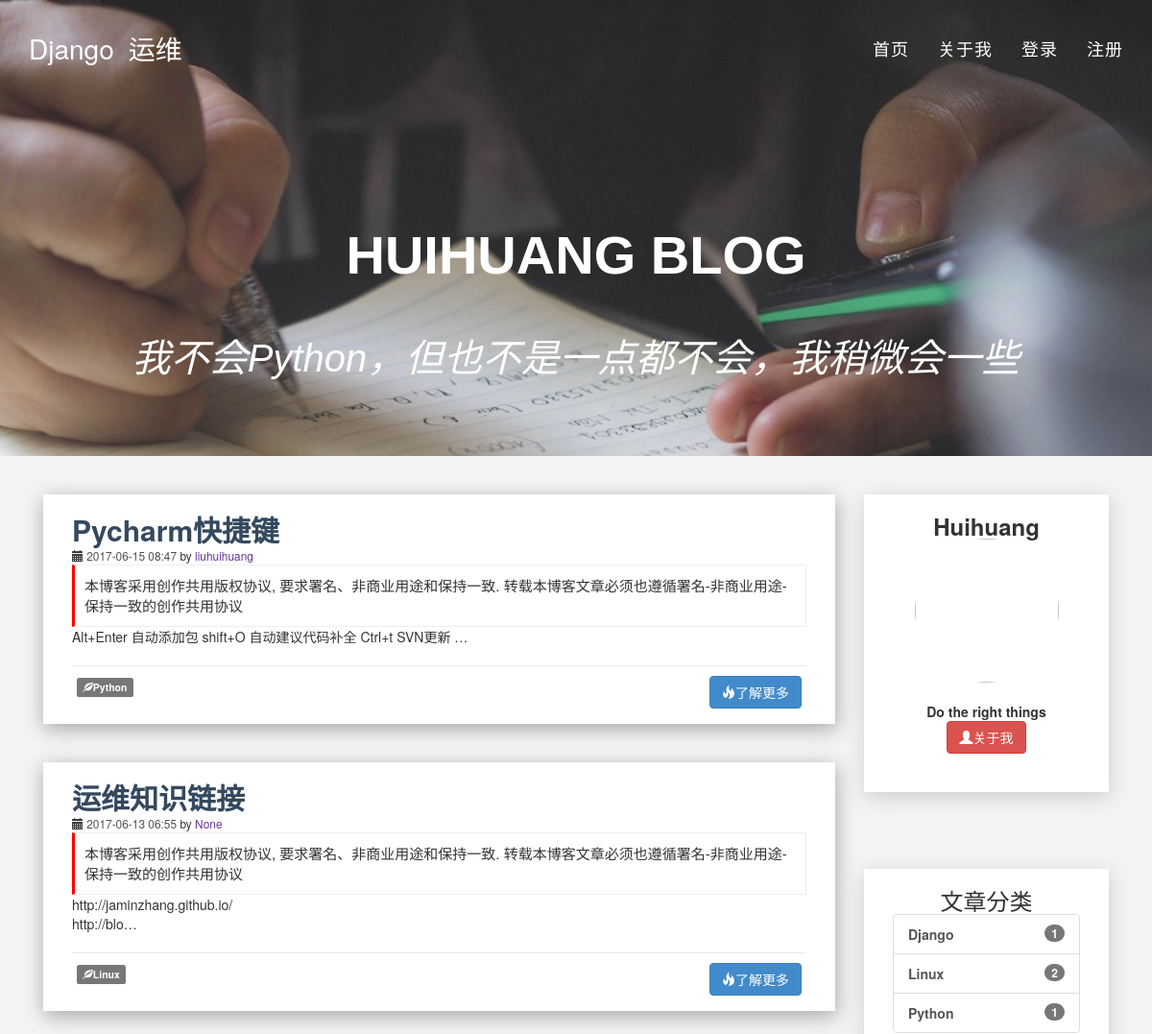
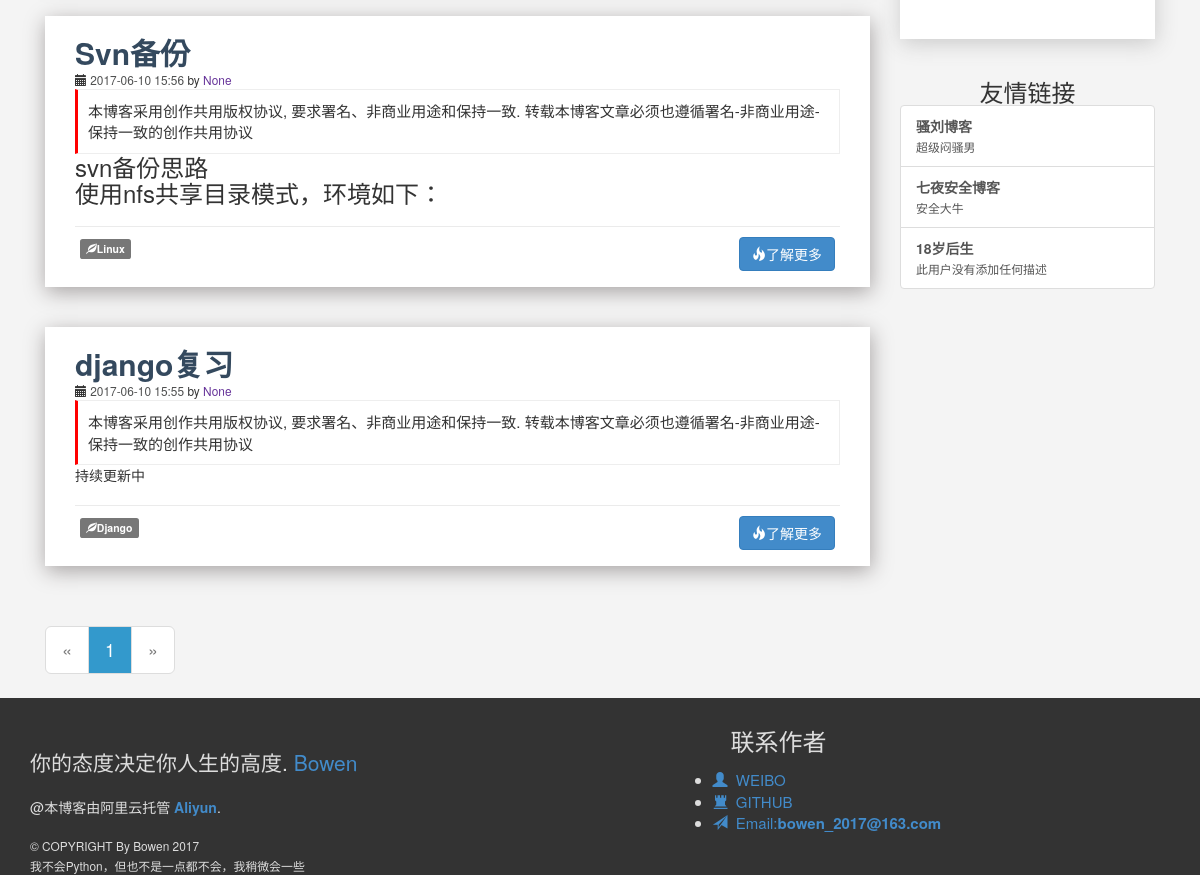
The page / on the database its author committed (2 pictures, top to bottom).
### firstapp/models.py (models this page shows, shortened)
class Article(models.Model):
    title = models.CharField(null=True,blank=True,max_length=500)
    comment = models.TextField(null=True)
    author = models.ForeignKey("UserProfile",verbose_name="作者",null=True,blank=True)
    abstract = models.TextField(null=True)
    body = models.TextField(null=True)
    create_time = models.DateTimeField(blank=True,default=datetime.datetime.now)
    category = models.ForeignKey('Category',verbose_name='Tag',null=True,blank=True,)
    VOTE_CHOICES = (
        ('Draft', 'Draft'),
        ('Complete', 'Complete'),
    )
    Status = models.CharField(choices=VOTE_CHOICES, max_length=10)

class UserProfile(models.Model):
    user = models.OneToOneField
    name = models.CharField(max_length=32)
    def __str__(self):
        return self.name

class Category(models.Model):
    name = models.CharField(max_length=20)
    create_time = models.DateTimeField(blank=True, default=datetime.datetime.now)
    def __str__(self):
        return self.name

class Link(models.Model):
    name = models.CharField(max_length=32, unique=True)
    url = models.URLField(unique=True)
    description = models.CharField(max_length=255, default='此用户没有添加任何描述')
    add_time = models.DateTimeField(blank=True,default=datetime.datetime.now)

### firstapp/views.py (the view)
# urls.py: url(r'^$', index, name='index'),
def index(request):
    queruset = request.GET.get('tag')
    if queruset:
        article_list = Article.objects.filter(category__name__contains=queruset, Status='Complete').order_by('-id')
    else:
        article_list = Article.objects.order_by('-id').filter(Status='Complete')
    page_robot = Paginator(article_list, 5)
    page_num = request.GET.get('page')
    try:
        article_list = page_robot.page(page_num)
    except EmptyPage:
        article_list = page_robot.page(page_robot.num_pages)
    except PageNotAnInteger:
        article_list = page_robot.page(1)
    category_list = Category.objects.all().annotate(
        num_articles=Count('article')).filter(num_articles__gt=0)
    links_list = Link.objects.all()
    context = dict()
    context['article_list'] = article_list
    context['category_list'] = category_list
    context['links_list'] = links_list
    return render(request, 'index.html', context)

### firstapp/templatetags/custom_markdown.py (called while the page is built)
@register.filter(is_safe=True)  # 注册template filter
@stringfilter  # 希望字符串作为参数
def custom_markdown(value):
    return mark_safe(markdown.markdown(value,extensions =
    ['markdown.extensions.fenced_code', 'markdown.extensions.codehilite'],
                                    safe_mode=True,
                                    enable_attributes=False))

### firstapp/templates/index.html (shortened to what this page needs)
{% extends "base.html" %}
{% load custom_markdown %}
{% block body %}
		<div class="container">
			<div class="col-md-9">
				{% for article  in article_list  %}
							<article class="article" >
								<a  href="{% url 'detail' article.id %}" class="h2" style="color:#34495E"><strong>{{ article.title }}</strong></a>
								<p><small><span class="glyphicon glyphicon-calendar" aria-hidden="true"></span><span style="color:#4f5050;"> {{ article.create_time|date:"Y-m-d H:i" }}</span>&nbsp;by<span style="color:rebeccapurple;"> {{ article.author }}</span></small>
								</p>
								<div class="post-alert">本博客采用创作共用版权协议, 要求署名、非商业用途和保持一致. 转载本博客文章必须也遵循署名-非商业用途-保持一致的创作共用协议</div>
								<p>
										{{ article.body|custom_markdown|safe|truncatechars:50}}
								</p>
								<div style="border-top:1px solid #EBEBEB;padding:10px 5px;margin-top:20px;">
									<p>
                                        <a href="?tag={{ article.category }}"><span class="label label-default text-left"><span class="glyphicon glyphicon-leaf" aria-hidden="true"></span>{{article.category}}</span></a>
										<a href="{% url 'detail' article.id %}" style="float:right"><button class="btn btn-primary btn-wide text-right"><span class="glyphicon glyphicon-fire
											glyphicon " ></span>了解更多</button></a>
                                    </p>
								</div>
							</article>
				{% endfor %}
						<nav>
							<ul class="pagination pagination-lg">
										{% if article_list.has_previous %}
		                <li ><a href="?page={{ article_list.previous_page_number }}">&laquo;</a></li>
				            {% else %}
										<li  class="previous disabled"><a>&laquo;</a></li>
				            {% endif %}
				            {% for page_number in article_list.paginator.page_range %}
				                {% ifequal page_number  article_list.number %}
												<li ><a href="?page={{ page_number }}" style="background-color:#3399CC; color:white">
														{{ page_number }}
												</a></li>
				                {% else %}
												<li><a href="?page={{ page_number }}">
														{{ page_number }}
												</a></li>
				                {% endifequal %}
				            {% endfor %}
				            {% if  article_list.has_next %}
										<li><a href="?page={{ article_list.next_page_number }}">
										&raquo;</a></li>
				            {% else %}
										<li  class="previous disabled"><a >
										&raquo;</a></li>
				            {% endif %}
							</ul>
				</nav>
			</div>
			<div class="col-md-3" id=profile>
					<div class="category">
						<h3 style="text-align:center;"><strong>Huihuang</strong></h3>
						<div class="list-group">
							<div align="center">
								<img src="http://img2.3lian.com/2014/c6/42/d/44.jpg" style="height:150px;width:150px;border-radius:130px;text-align:center" align="center">
							</div>
							<br>
							<p style="text-align:center;">
								<strong>Do the right things</strong>
							</p>
							<p style="text-align:center">
								<a href="{% url 'about' %}"><button class="btn btn-danger btn-wide"><span class="glyphicon glyphicon-user"></span>关于我</button></a>
							</p>
						</div>
					</div>
			</div>
			<div class="col-md-3">
					<div class="category">
						<h3 style="text-align:center;">文章分类</h3>
						<div class="list-group">
							{% for tag in category_list %}
									<a href="?tag={{ tag.name }}" class="list-group-item"><span class="badge">{{ tag.num_articles }}</span><strong>{{ tag.name }}</strong></a>
							{% endfor %}
						</div>
					</div>
			</div>
          <div class="col-md-3">
					<div class="link">
						<h3 style="text-align:center;">友情链接</h3>
						<div class="list-group">
							{% for link in links_list %}
                                <a href="{{ link.url }}" class="list-group-item"><strong>{{ link.name }}</strong><br><small>{{ link.description }}</small></a>
							{% endfor %}
						</div>
					</div>
          </div>
	</div>
	{% endblock %}

### firstapp/templates/base.html (shortened to what this page needs)
{% load staticfiles %}
<!DOCTYPE html>
<html>
  <head>
    <link rel="stylesheet" href={% static "css/bootstrap.css" %}>
    <link rel="stylesheet" href={% static "css/font-bowen.css" %}>
    <link rel="stylesheet" href={% static "css/style.css" %}>
    <link rel="stylesheet" href={% static "css/code.css" %}>
      <link rel="stylesheet" href={% static "css/common_form.css" %}>
	<link href={% static "css/owl.carousel.css" %} rel="stylesheet">
	<link href={% static "css/owl.theme.default.min.css" %}  rel="stylesheet">
	<link href={% static "css/new.css" %} rel="stylesheet">
  </head>
  <body>
    <nav class="navbar navbar-default navbar-fixed-top">
			<div class="container">
				<div class="navbar-header page-scroll">
					<a class="navbar-brand page-scroll" href="/">Django</a>
                    <a class="navbar-brand page-scroll" href="/">运维</a>
				</div>
				<div class="collapse navbar-collapse" id="bs-example-navbar-collapse-1">
					<ul class="nav navbar-nav navbar-right">
						<li>
							<a class="page-scroll" href="/">首页</a>
						</li>
						<li>
							<a class="page-scroll" href="{% url 'about' %}">关于我</a>
						</li>
                        <li>
							<a class="page-scroll" href="{% url 'acc_login' %}">登录</a>
						</li>
                        <li>
							<a class="page-scroll" href="{% url 'acc_register' %}">注册</a>
						</li>
					</ul>
				</div>
			</div>
		</nav>
		<header>
			<div class="container">
				<div class="slider-container">
					<div class="intro-text">
            <div class="intro-heading">Huihuang Blog</div>
						<div class="intro-lead-in"> 我不会Python，但也不是一点都不会，我稍微会一些</div>
					</div>
				</div>
			</div>
		</header>
{% block body %} {% endblock %}
<div style="background:rgba(51,51,51,1);color:#ddd">
	<div class="container">
		<div class="row" style="padding-top:30px;">
			<div class="col-md-7">
				<br>
				<p class="lead">你的态度决定你人生的高度.
				<a href="/">Bowen</a></p>
				<p >@本博客由阿里云托管 <strong><a href="https://www.aliyun.com/easybuy">Aliyun</a></strong>.</p>
			</div>
			<div class="col-md-5">
				<div>
					<h5 style="margin-bottom:15px;margin-left:18px;"><strong><h3>联系作者</h3></strong></h5>
					<ul>
						<li style="font-size:15px;"><a href="#"><span class="glyphicon glyphicon-user" aria-hidden="true"></span> &nbspWEIBO</li>
						<li style="font-size:15px;"><a href="#"><span class="glyphicon glyphicon-tower" aria-hidden="true"></span>&nbsp GITHUB</a></li>
						<li style="font-size:15px;"><a href="#"><span class=" glyphicon glyphicon-send" aria-hidden="true"></span>&nbsp Email:<strong>bowen_2017@163.com</strong></a></li>
					</ul>
				</div>
			</div>
			<div class="col-md-12">
				<p> <small>© COPYRIGHT By Bowen 2017</small></p>
			</div>
			<div class="col-md-12">
				<p> <small>我不会Python，但也不是一点都不会，我稍微会一些</small></p>
			</div>
		</div>
	</div>
</div>
  </body>
</html>

### firstapp/static/css/style.css (style rules this page uses)
* { font-family: "Helvetica Neue",Helvetica,Arial,"Microsoft Yahei","Hiragino Sans GB","Heiti SC","WenQuanYi Micro Hei",sans-serif; }
.category { margin-top: 40px; box-shadow:1px 5px 20px #CCC; background-color:white;padding:20px 30px; margin-bottom:40px; }
.article { margin-top: 40px; box-shadow:1px 5px 20px #A7A3A3; background-color:white;padding:20px 30px; margin-bottom:40px; }
a:link { text-decoration:none; }
li { font-size: 18px; }
.post-alert { padding: 10px; font-size: 15px; border: 1px solid #EEE; border-left: 3px solid red; }

### firstapp/static/css/common_form.css (style rules this page uses)
html, body, div, span, applet, object, iframe, h1, h2, h3, h4, h5, h6, p, blockquote, pre, a, abbr, acronym, address, big, cite, code, del, dfn, em, img, ins, kbd, q, s, samp, small, strike, strong, sub , sup, tt, var, b, u, i, dl, dt, dd, ol, ul, li, fieldset, form, label, legend, table, caption, tbody, tfoot, thead, tr, th, td, article, aside, canvas, details, embed, figure, figcaption, footer, header, hgroup, menu, nav, output, section, summary, time, mark, audio, video { margin: 0; padding: 0; border: 0 }
body { font-family: "微软雅黑"; background: #f4f4f4; }

### firstapp/static/css/new.css (style rules this page uses)
* { font-family: "Helvetica Neue",Helvetica,Arial,"Microsoft Yahei","Hiragino Sans GB","Heiti SC","WenQuanYi Micro Hei",sans-serif; }
body { margin: 0px; font-family: "Open Sans", Sans-serif; }
a, a:hover, a:focus, a:active, a.active { outline: 0; }
.navbar-default { background-color: #222; border-color: transparent }
.navbar-default .navbar-brand { color: #fff; }
.navbar-default .navbar-collapse { border-color: rgba(255,255,255,.02) }
.navbar-default .nav li a { text-transform: uppercase; font-weight: 400; letter-spacing: 1px; color:#fff }
@media (min-width:768px) { .navbar-default { background-color: transparent; padding: 25px 0; -webkit-transition:padding .3s; -moz-transition:padding .3s; transition:padding .3s; border:0 } }
@media (min-width:768px) { .navbar-default .navbar-brand { font-size: 2em; -webkit-transition:all .3s; -moz-transition:all .3s; transition:all .3s } }
header { background-image: url(../images/index.png); background-repeat: none; background-position: center center; background-size: cover; text-align: center; color: #fff; }
header .intro-text { padding-top: 20%; padding-bottom: 5%; }
header .intro-text .intro-lead-in { font-family: "楷体",sans-serif; font-style: italic; font-size: 22px; line-height: 22px; margin-bottom: 25px; }
@media (min-width: 768px) { header .intro-text .intro-lead-in { font-family: "楷体",sans-serif; font-style: italic; font-size: 40px; line-height: 40px; margin-bottom: 25px; } }
header .intro-text .intro-heading { font-family: "楷体",sans-serif; text-transform: uppercase; font-weight: 700; font-size: 42px; line-height: 50px; margin-bottom: 25px; }
@media (min-width: 768px) { header .intro-text .intro-heading { font-family: "楷体",sans-serif; text-transform: uppercase; font-weight: 700; font-size: 56px; line-height: 75px; margin-bottom: 50px; } }

### rows shown on the page
Article: title "Pycharm快捷键", create_time "2017-06-15 08:47", author "liuhuihuang", body|custom_markdown "Alt+Enter 自动添加包 shift+O 自动建议代码补全 Ctrl+t SVN更新 …", category "Python"
Article: title "运维知识链接", create_time "2017-06-13 06:55", author "None", body|custom_markdown "http://jaminzhang.github.io/ http://blo…", category "Linux"
Article: title "Svn备份", create_time "2017-06-10 15:56", author "None", body|custom_markdown "svn备份思路 使用nfs共享目录模式，环境如下：", category "Linux"
Article: title "django复习", create_time "2017-06-10 15:55", author "None", body|custom_markdown "持续更新中", category "Django"
Category: num_articles "1", name "Django"
Category: num_articles "2", name "Linux"
Category: num_articles "1", name "Python"
Link: name "骚刘博客", description "超级闷骚男"
Link: name "七夜安全博客", description "安全大牛"
Link: name "18岁后生", description "此用户没有添加任何描述"

### other values the page prints
{{ page_number }} "1"
